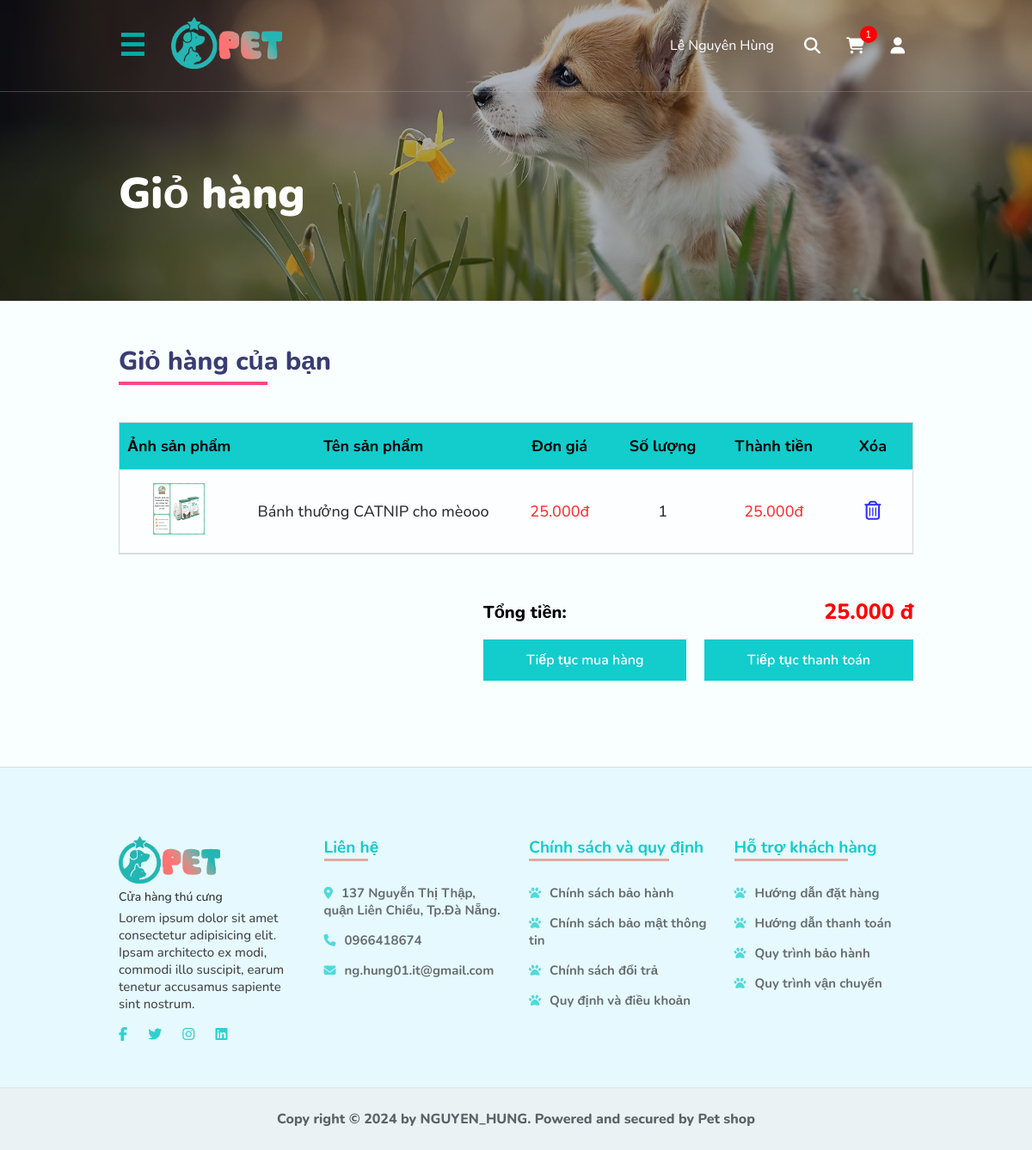
The page /views/pages/cart.php (signed in) on the database its author committed.
### tables this page shows
CREATE TABLE `carts` (
  `cart_id` int(11) NOT NULL AUTO_INCREMENT,
  `image` varchar(255) NOT NULL,
  `name` varchar(255) NOT NULL,
  `product_count` int(11) DEFAULT NULL,
  `price` decimal(10,2) NOT NULL,
  `user_id` int(11) DEFAULT NULL,
  `product_id` int(11) DEFAULT NULL,
  PRIMARY KEY (`cart_id`),
  KEY `product_id` (`product_id`),
  KEY `user_id` (`user_id`),
  CONSTRAINT `carts_ibfk_1` FOREIGN KEY (`product_id`) REFERENCES `products` (`product_id`),
  CONSTRAINT `carts_ibfk_2` FOREIGN KEY (`user_id`) REFERENCES `users` (`user_id`)
);

### config/connectDB.php (called while the page is built, shortened)
<?php
class databaseManager {
    private static $instance = null;
    private $connect;
    private function __construct($host, $username, $pass, $database) {
        $this->connect = new mysqli($host, $username, $pass, $database);
    }
    public static function getInstance() {
        if (self::$instance === null) {
            self::$instance = new self('localhost', 'root', 'lnh070601.', 'petshop');
        }
        return self::$instance;
    }
    public function executeQuery($query) {
        $result = $this->connect->query($query);
        return $result;
    }
}
?>

### models/Cart.php (called while the page is built, shortened)
<?php
     require_once __DIR__ . '/../config/connectDB.php';
     class Cart {
        private $dataManager;
        public function __construct(
            $name = 'Uknown',
            $price = null,
            $image = null,
            $user_id = null,
            $product_id = null,
            $product_count = 1,
            $dataManager = null
        ) {
            $this->dataManager = databaseManager::getInstance();
        }
        public function getValues($whereColumn, $value) {
            $query = "SELECT * FROM carts WHERE $whereColumn = '$value'";
            $result = $this->dataManager->executeQuery($query);
            $rows = [];
            while ($row = $result->fetch_assoc()) {
                $rows[] = $row;
            }
            return $rows;
        }
     }
?>

### views/pages/cart.php (the view, shortened to what this page needs)
<?php
require_once __DIR__ . '/../../config/connectDB.php';
require_once __DIR__ . '/../../models/Cart.php';
$cart = new Cart();
$carts = $cart->getValues('user_id', $_SESSION['user_id']);
$totalMoney = 0;
foreach($carts as $cart) {
    $totalMoney += $cart['product_count'] * $cart['price'];
}
?>
<!DOCTYPE html>
<html lang="en">
<head>
    <?php require_once __DIR__ . '/../components/link-css.php'; ?>
    <link rel="stylesheet" href="../../assets/css/pages/cart.css?v=<?php echo time(); ?>">
</head>
<body>
    <?php require_once __DIR__ . '/../components/header.php'; ?>
    <section class="banner-page">
        <img src="../../assets/images/banner-cart.jpg" alt="">
        <div class="overlay"></div>
        <div class="title">
            <div class="container">
                <h2>Giỏ hàng</h2>
            </div>
        </div>
    </section>
    <div class="main-cart">
        <div class="container">
            <h4>Giỏ hàng của bạn</h4>
            <div class="list-product">
            <?php if(count($carts) == 0) { ?>
                    <p>Không có sản phẩm nào trong giỏ hàng.</p>
            <?php } else { ?>
                <div class="item">
                    <div class="image">
                        Ảnh sản phẩm
                    </div>
                    <div class="name">
                        Tên sản phẩm
                    </div>
                    <div class="price">
                        Đơn giá
                    </div>
                    <div class="quantity">
                        Số lượng
                    </div>
                    <div class="into-money">
                        Thành tiền
                    </div>
                    <div class="delete">
                        Xóa
                    </div>
                </div>
                <?php foreach($carts as $cart) { ?>
                <div class="item product">
                    <div class="image">
                        <img src="../../assets/images/<?php echo $cart['image']; ?>" alt="">
                    </div>
                    <div class="name">
                        <p><?php echo $cart['name']; ?></p>
                    </div>
                    <div class="price">
                        <p><?php echo number_format($cart['price'], 0, ',', '.') . 'đ'; ?></p>
                    </div>
                    <div class="quantity">
                        <p><?php echo $cart['product_count']; ?></p>
                    </div>
                    <div class="into-money">
                        <p><?php echo number_format($cart['product_count'] * $cart['price'], 0, ',', '.') . 'đ'; ?></p>
                    </div>
                    <div class="delete">
                        <a href="../../controllers/CartControllers.php?delete_product=delete_product&product_id=<?php echo $cart['product_id']; ?>">
                        <i class="fa-regular fa-trash-can"></i>
                        </a>
                    </div>
                </div>
                <?php } ?>
            <?php } ?>
            </div>
            <div class="cart-bottom">
                <div class="total-money">
                    <p>Tổng tiền:</p>
                    <p><?php echo number_format($totalMoney, 0, ',', '.'); ?> <span>đ</span></p>
                </div>
                <div class="cart-btn">
                    <a href="shop.php">Tiếp tục mua hàng</a>
                    <?php if(count($carts) == 0) { ?>
                        <a href="#" onclick="messageError();">Tiếp tục thanh toán</a>
                    <?php } else {?>
                        <a href="order.php">Tiếp tục thanh toán</a>
                    <?php }?>
                </div>
            </div>
        </div>
    </div>
    <?php require_once __DIR__ . '/../components/footer.php'; ?>
</body>
</html>

### assets/css/base/share.css (style rules this page uses)
.banner-page { width: 100%; height: 350px; position: relative; }
.banner-page img { width: 100%; height: 100%; object-fit: cover; object-position: center; }
.overlay { position: absolute; top: 0; left: 0; right: 0; bottom: 0; background-color: rgba(1, 15, 39, 0.314); z-index: 1; }
.banner-page .title { position: absolute; top: 0; left: 0; right: 0; bottom: 0; z-index: 2; display: flex; align-items: center; }
.banner-page .title h2 { font-size: 50px; font-weight: 900; color: #fff; margin-top: 100px; }
.container { width: 1200px; max-width: 1400px; padding: 0 15px; margin: auto; }
@media (max-width: 1280px) { .container { width: 1024px !important; padding: 0 50px !important; } }

### assets/css/base/variable.css (style rules this page uses)
:root { --color-green: #24b6b2; --color-pink: #ff4880; }

### assets/css/pages/cart.css (style rules this page uses)
.main-cart { padding: 50px 0 100px 0; }
.main-cart .list-product { border: 1px solid rgb(214, 214, 214); }
.main-cart .item { display: flex; align-items: center; text-align: center; background-color: #13cccc; color: black; font-weight: 700; font-size: 18px; border-bottom: 1px solid rgb(224, 224, 224); }
.main-cart .item.product { font-weight: 500; opacity: 0.8; background-color: #fff; }
.main-cart .item > div { padding: 15px 0; height: 100%; }
.main-cart .item .image { width: 15%; }
.main-cart .item .name { flex: 1; }
.main-cart .item .price { width: 13%; }
.main-cart .item.product .price, .main-cart .item.product .into-money { color: red; }
.main-cart .item .quantity { width: 13%; }
.main-cart .item .into-money { width: 15%; }
.main-cart .item .delete { width: 10%; }
.main-cart .item .delete i { font-size: 22px; }
.main-cart .item .image img { width: 60px; height: 60px; object-position: center; object-fit: cover; }
.cart-bottom { width: 500px; margin-left: auto; margin-top: 50px; }
.cart-bottom .total-money { display: flex; align-items: center; justify-content: space-between; }
.cart-bottom .total-money p:first-child { font-weight: 800; font-size: 20px; }
.cart-bottom .total-money p:last-child { font-weight: 800; font-size: 25px; color: red; }
.cart-bottom .cart-btn { display: flex; align-items: center; justify-content: space-between; margin-top: 15px; }
.cart-bottom .cart-btn a { display: inline-block; padding: 13px 50px; background-color: #13cccc; font-size: 16px; font-weight: 600; color: #fff; }
.main-cart h4 { font-weight: 800; font-size: 30px; color: #393d72; margin-bottom: 50px; position: relative; display: inline-block; }
.main-cart h4::before { content: ""; position: absolute; bottom: -7px; left: 0; width: 70%; height: 4px; background-color: #ff4880; }

### rows shown on the page
carts: image (picture), name "Bánh thưởng CATNIP cho mèooo", price "25.000", product_count "1", $cart['product_count'] * $cart['price'] "25.000"

### other values the page prints
$fullname "Lê Nguyên Hùng"
count($carts) "1"
$totalMoney "25.000"
